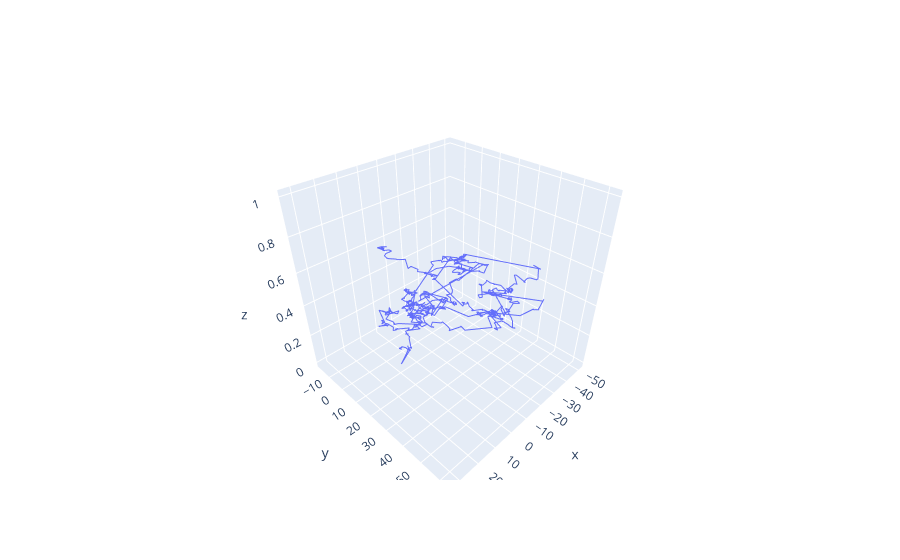

Here is the notebook cell this chart was saved with:
### Markdown cell above
# Activity 4: Lévy Flight - Vec2d - 1 Trajectory

### Code cell
def levy_flight(n_steps=1000, alpha=1.5, scale=1.0):
    pos = Vec2d(0, 0)
    trajectory = [pos.to_tuple()]

    for i in range(n_steps):
        step_size = np.abs(levy_stable.rvs(alpha, 0, scale=scale))  # Tamaño del paso con Lévy
        angle = cauchy.rvs(scale=scale)  # Generar un ángulo con distribución de Cauchy
        step = Vec2d(step_size, 0).rotated(angle)
        pos += step
        trajectory.append(pos.to_tuple())

    print("Primeros 5 puntos de la trayectoria:", trajectory[:5])  # Verifica si hay datos

    x, y = zip(*trajectory)
    z = np.linspace(0, 1, len(x))  # Crear un eje Z para la visualización 3D
    
    print("Cantidad de puntos generados:", len(x))  # Debe ser n_steps + 1

    fig = go.Figure()
    fig.add_trace(go.Scatter3d(x=x, y=y, z=z, mode='lines', name='Lévy Flight'))
    fig.show()

# Llamada de prueba
levy_flight()

### Figure 1 — Plotly figure (JSON) as saved in the notebook; plotly's stock layout.template omitted (floating-point values rounded to 4 significant figures; data arrays with more than 128 entries replaced by an {"elided": "..."} marker saying what was removed)
{"data": [{"mode": "lines", "name": "Lévy Flight", "type": "scatter3d", "x": {"elided": "1001 float values"}, "y": {"elided": "1001 float values"}, "z": {"elided": "1001 float values"}}], "layout": {}}
